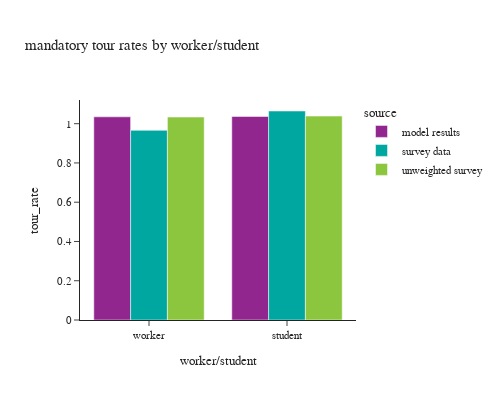

Here is the notebook cell this chart was saved with:
### Code cell
# worker tour rates
df_plot_w = w_tour_data.groupby(['source','tour_category'])[['tour_weight']].sum().reset_index(). \
    merge(df_worker_count, how='left', on='source')
df_plot_w['worker/student'] = "worker"
df_plot_s = s_tour_data.groupby(['source','tour_category'])[['tour_weight']].sum().reset_index(). \
    merge(df_student_count, how='left', on='source')
df_plot_s['worker/student'] = "student"

df_plot = pd.concat([df_plot_w,df_plot_s])
df_plot['tour_rate'] = df_plot['tour_weight']/df_plot['person_weight']

fig = px.bar(df_plot, x="worker/student", y="tour_rate", color="source",barmode="group",
             title="mandatory tour rates by worker/student")
fig.update_layout(height=400, width=500)
fig.show()

# fig = px.bar(df_plot, x="tour_category", y="tour_rate", color="source",barmode="group",
#              title="students: mandatory tour rates by tour type")
# fig.update_layout(height=400, width=500)
# fig.show()

### Figure 1 — Plotly figure (JSON) as saved in the notebook; plotly's stock layout.template omitted (floating-point values rounded to 4 significant figures)
{"data": [{"alignmentgroup": "True", "hovertemplate": "source=model results<br>worker/student=%{x}<br>tour_rate=%{y}<extra></extra>", "legendgroup": "model results", "marker": {"color": "#91268F", "pattern": {"shape": ""}}, "name": "model results", "offsetgroup": "model results", "orientation": "v", "showlegend": true, "textposition": "auto", "type": "bar", "x": ["worker", "student"], "xaxis": "x", "y": [1.035, 1.037], "yaxis": "y"}, {"alignmentgroup": "True", "hovertemplate": "source=survey data<br>worker/student=%{x}<br>tour_rate=%{y}<extra></extra>", "legendgroup": "survey data", "marker": {"color": "#00A7A0", "pattern": {"shape": ""}}, "name": "survey data", "offsetgroup": "survey data", "orientation": "v", "showlegend": true, "textposition": "auto", "type": "bar", "x": ["worker", "student"], "xaxis": "x", "y": [0.9662, 1.065], "yaxis": "y"}, {"alignmentgroup": "True", "hovertemplate": "source=unweighted survey<br>worker/student=%{x}<br>tour_rate=%{y}<extra></extra>", "legendgroup": "unweighted survey", "marker": {"color": "#8CC63E", "pattern": {"shape": ""}}, "name": "unweighted survey", "offsetgroup": "unweighted survey", "orientation": "v", "showlegend": true, "textposition": "auto", "type": "bar", "x": ["worker", "student"], "xaxis": "x", "y": [1.034, 1.039], "yaxis": "y"}], "layout": {"barmode": "group", "height": 400, "legend": {"title": {"text": "source"}, "tracegroupgap": 0}, "title": {"text": "mandatory tour rates by worker/student"}, "width": 500, "xaxis": {"anchor": "y", "domain": [0, 1], "title": {"text": "worker/student"}}, "yaxis": {"anchor": "x", "domain": [0, 1], "title": {"text": "tour_rate"}}}}
